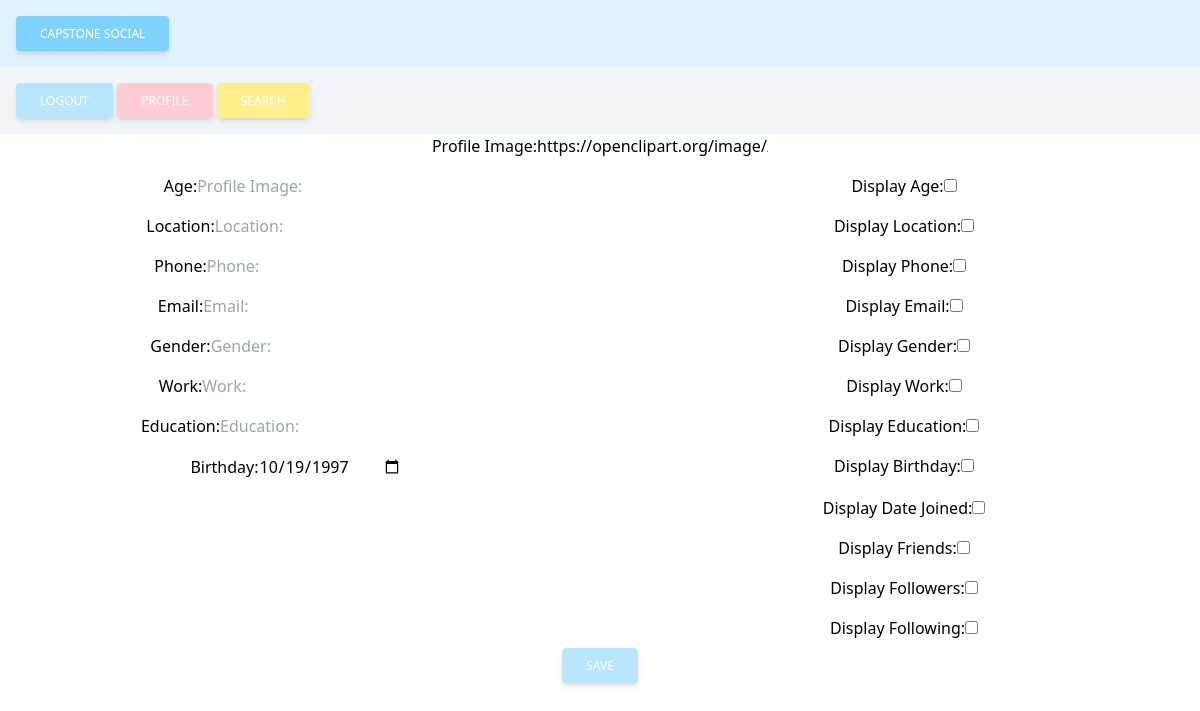
/edit_profile/ (signed in), run on an earlier commit of the app's database.
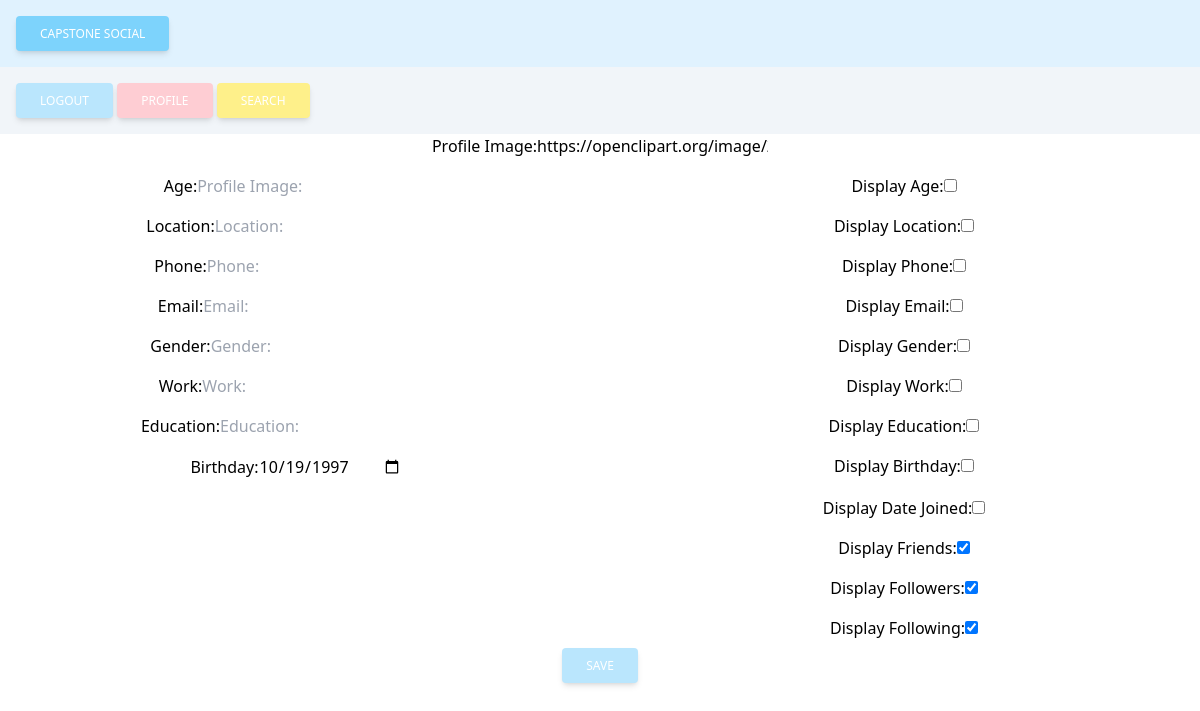
And on a later commit of the database.
### capapp/models.py (models this page shows)
class Profile(models.Model):
    user = models.OneToOneField(User, on_delete=models.CASCADE, related_name="user_profile")
    profile_image = models.URLField(max_length=1000, blank=True, null=True)
    images = models.ManyToManyField(Images, related_name="image_profile", blank=True)
    age = models.IntegerField(blank=True, null=True)
    display_age = models.BooleanField(default=False)
    lat = models.CharField(max_length=9, blank=True, null=True)
    long = models.CharField(max_length=9, blank=True, null=True)
    location = models.CharField(max_length=100, blank=True, null=True)
    display_location = models.BooleanField(default=False)
    phone = models.CharField(max_length=11, blank=True, null=True)
    display_phone = models.BooleanField(default=False)
    email = models.CharField(max_length=50, blank=True, null=True)
    display_email = models.BooleanField(default=False)
    gender = models.CharField(max_length=20, blank=True, null=True)
    display_gender = models.BooleanField(default=False)
    work = models.CharField(max_length=50, blank=True, null=True)
    display_work = models.BooleanField(default=False)
    education = models.CharField(max_length=50, blank=True, null=True)
    display_education = models.BooleanField(default=False)
    birthday = models.DateField()
    display_birthday = models.BooleanField(default=False)
    date_joined = models.DateField(auto_now_add=True, blank=True, null=True)
    display_date_joined = models.BooleanField(default=False)
    friends = models.ManyToManyField(User, related_name="friends_profile", blank=True)
    display_friends = models.BooleanField(default=False)
    unconfirmed = models.ManyToManyField(User, related_name="unconfirmed_profile", blank=True)
    followers = models.ManyToManyField(User, related_name="followers_profile", blank=True)
    display_followers = models.BooleanField(default=False)
    following = models.ManyToManyField(User, related_name="following_profile", blank=True)
    display_following = models.BooleanField(default=False)
    blocked = models.ManyToManyField(User, related_name="blocked_profile", blank=True)

### capapp/views.py (the view, shortened to what this page needs)
# urls.py: path('edit_profile/', views.edit_profile, name="edit_profile"),
@login_required
def edit_profile(request):
    if request.method == "GET":
        try:
            profile = Profile.objects.get(user=request.user)
        except profile.DoesNotExist:
            return redirect(f'../profile/{request.user.id}')
        if request.user == profile.user:
            context = {
                "profile": profile,
                "form": ProfileForm({
                    "profile_image": profile.profile_image,
                    "age": profile.age,
                    "display_age": profile.display_age,
                    "location": profile.location,
                    "display_location": profile.display_location,
                    "phone": profile.phone,
                    "display_phone": profile.display_phone,
                    "email": profile.email,
                    "display_email": profile.display_email,
                    "gender": profile.gender,
                    "display_gender": profile.display_gender,
                    "work": profile.work,
                    "display_work": profile.display_work,
                    "education": profile.education,
                    "display_education": profile.display_education,
                    "birthday": profile.birthday,
                    "display_birthday": profile.display_birthday,
                    "display_date_joined": profile.display_date_joined,
                    "display_friends": profile.display_friends,
                    "display_followers": profile.display_followers,
                    "display_following": profile.display_following})
            }
            return render(request, 'capapp/edit_profile.html', context)
        else:
            return redirect(f'../profile/{request.user.id}')
    return redirect(f'../profile/{request.user.id}')

### capapp/forms.py (shortened to what this page needs)
class ProfileForm(ModelForm):
    class Meta:
        model = Profile
        fields = ['profile_image', 'age', 'display_age', 'lat', 'long', 'location', 'display_location', 'phone', 'display_phone', 'email', 'display_email', 'gender', 'display_gender', 'work', 'display_work', 'education', 'display_education', 'birthday', 'display_birthday', 'display_date_joined', 'display_friends', 'display_followers', 'display_following']
        widgets = {
           'birthday': DateInput(),
           'profile_image': forms.TextInput(attrs={'placeholder': 'Profile Image:'}),
           'age': forms.TextInput(attrs={'placeholder': 'Profile Image:'}),
           'location': forms.TextInput(attrs={'placeholder': 'Location:'}),
           'phone': forms.TextInput(attrs={'placeholder': 'Phone:'}),
           'email': forms.TextInput(attrs={'placeholder': 'Email:'}),
           'gender': forms.TextInput(attrs={'placeholder': 'Gender:'}),
           'work': forms.TextInput(attrs={'placeholder': 'Work:'}),
           'education': forms.TextInput(attrs={'placeholder': 'Education:'}),
        }

### capapp/templates/capapp/edit_profile.html (shortened to what this page needs)
{% extends 'capapp/base.html' %}
{% block content %}
    <form action="{% url 'edit_profile' %}" method="POST">
        <div class="text-center">
            <div class="grid grid-cols-2 gap-4">
                <div class="col-span-2">Profile Image:{{form.profile_image}}</div>
                <div>Age:{{form.age}}</div>
                <div>Display Age:{{form.display_age}}</div>
                <div>Location:{{form.location}}</div>
                <div>Display Location:{{form.display_location}}</div>
                <div>Phone:{{form.phone}}</div>
                <div>Display Phone:{{form.display_phone}}</div>
                <div>Email:{{form.email}}</div>
                <div>Display Email:{{form.display_email}}</div>
                <div>Gender:{{form.gender}}</div>
                <div>Display Gender:{{form.display_gender}}</div>
                <div>Work:{{form.work}}</div>
                <div>Display Work:{{form.display_work}}</div>
                <div>Education:{{form.education}}</div>
                <div>Display Education:{{form.display_education}}</div>
                <div>Birthday:{{form.birthday}}</div>
                <div>Display Birthday:{{form.display_birthday}}</div>
                <div></div>
                <div>Display Date Joined:{{form.display_date_joined}}</div>
                <div></div>
                <div>Display Friends:{{form.display_friends}}</div>
                <div></div>
                <div>Display Followers:{{form.display_followers}}</div>
                <div></div>
                <div>Display Following:{{form.display_following}}</div>
            </div>
        </div>
        <div class="text-center">
            <button class="mt-2 inline-block px-6 py-2.5 bg-sky-200 text-white font-medium text-xs leading-tight uppercase rounded shadow-md hover:bg-sky-300 hover:shadow-lg focus:bg-sky-300 focus:shadow-lg focus:outline-none focus:ring-0 active:bg-sky-400 active:shadow-lg transition duration-150 ease-in-out">Save</button>
        </div>
    </form>
{% endblock content %}

### capapp/templates/capapp/base.html (shortened to what this page needs)
{% load static %}
<!DOCTYPE html>
<html lang="en">
<head>
    <script src="https://cdn.tailwindcss.com"></script>
</head>
<body>
    {% include 'capapp/_navbar.html' %}
    {% block content  %}Something went wrong...{% endblock content  %}
</body>
</html>

### capapp/templates/capapp/_navbar.html (shortened to what this page needs)
<nav>
    <h2 class="bg-sky-100 p-4">
        <a class="inline-block px-6 py-2.5 bg-sky-300 text-white font-medium text-xs leading-tight uppercase rounded shadow-md hover:bg-sky-400 hover:shadow-lg focus:bg-sky-400 focus:shadow-lg focus:outline-none focus:ring-0 active:bg-sky-500 active:shadow-lg transition duration-150 ease-in-out" href="{% url 'index' %}">Capstone Social</a>
    </h2>
    <div class="links bg-slate-100 p-4">
        {% if not request.user.is_anonymous %}
            <a href="{% url 'logout' %}" class="inline-block px-6 py-2.5 bg-sky-200 text-white font-medium text-xs leading-tight uppercase rounded shadow-md hover:bg-sky-300 hover:shadow-lg focus:bg-sky-300 focus:shadow-lg focus:outline-none focus:ring-0 active:bg-sky-400 active:shadow-lg transition duration-150 ease-in-out">logout</a>
            <a href="{% url 'profile' request.user.id %}" class="inline-block px-6 py-2.5 bg-rose-200 text-white font-medium text-xs leading-tight uppercase rounded shadow-md hover:bg-rose-300 hover:shadow-lg focus:bg-rose-300 focus:shadow-lg focus:outline-none focus:ring-0 active:bg-rose-400 active:shadow-lg transition duration-150 ease-in-out">profile</a>
            <a href="{% url 'search' %}" class="inline-block px-6 py-2.5 bg-yellow-200 text-white font-medium text-xs leading-tight uppercase rounded shadow-md hover:bg-yellow-300 hover:shadow-lg focus:bg-yellow-300 focus:shadow-lg focus:outline-none focus:ring-0 active:bg-yellow-400 active:shadow-lg transition duration-150 ease-in-out">search</a>
        {% endif %}
    </div>
</nav>

What changed in the data, as far as the page shows it:
changed Profile "https://openclipart.org/image/200px/327179": display_friends "☐" → "☑"; display_followers "☐" → "☑"; display_following "☐" → "☑"
